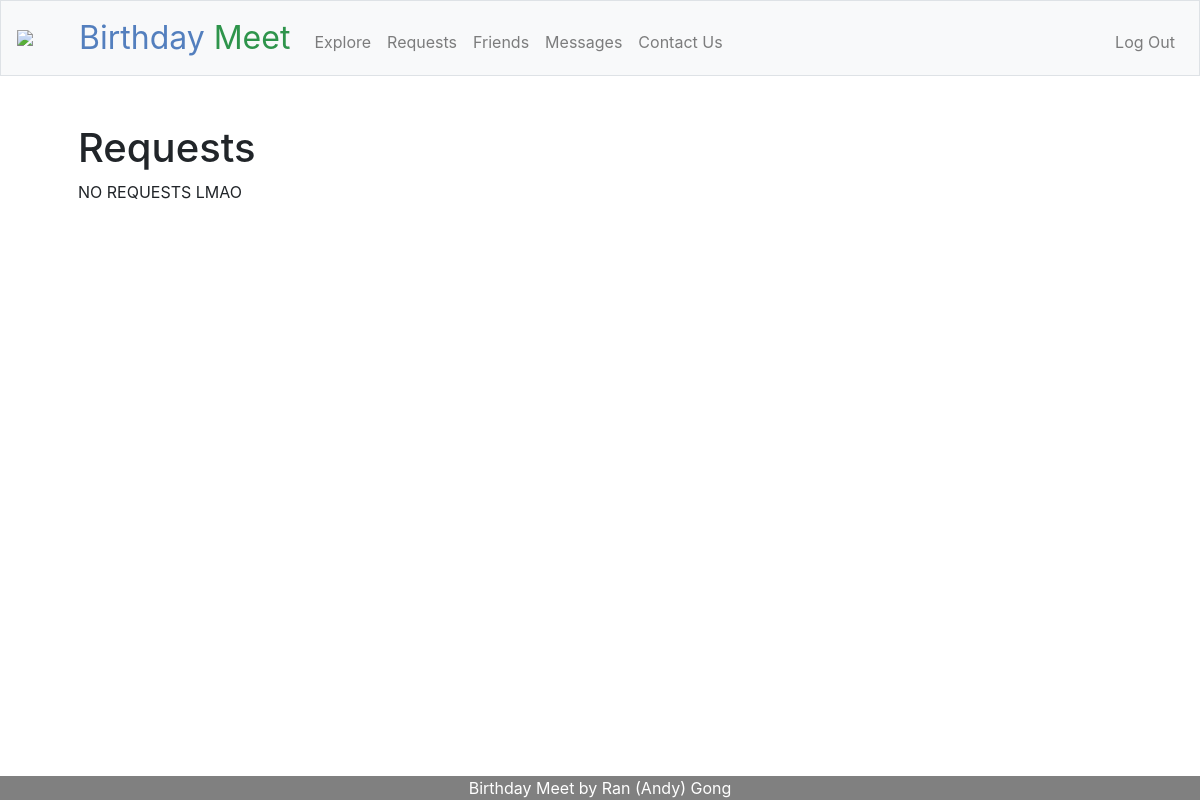
The app's page /requests (signed in), older data.
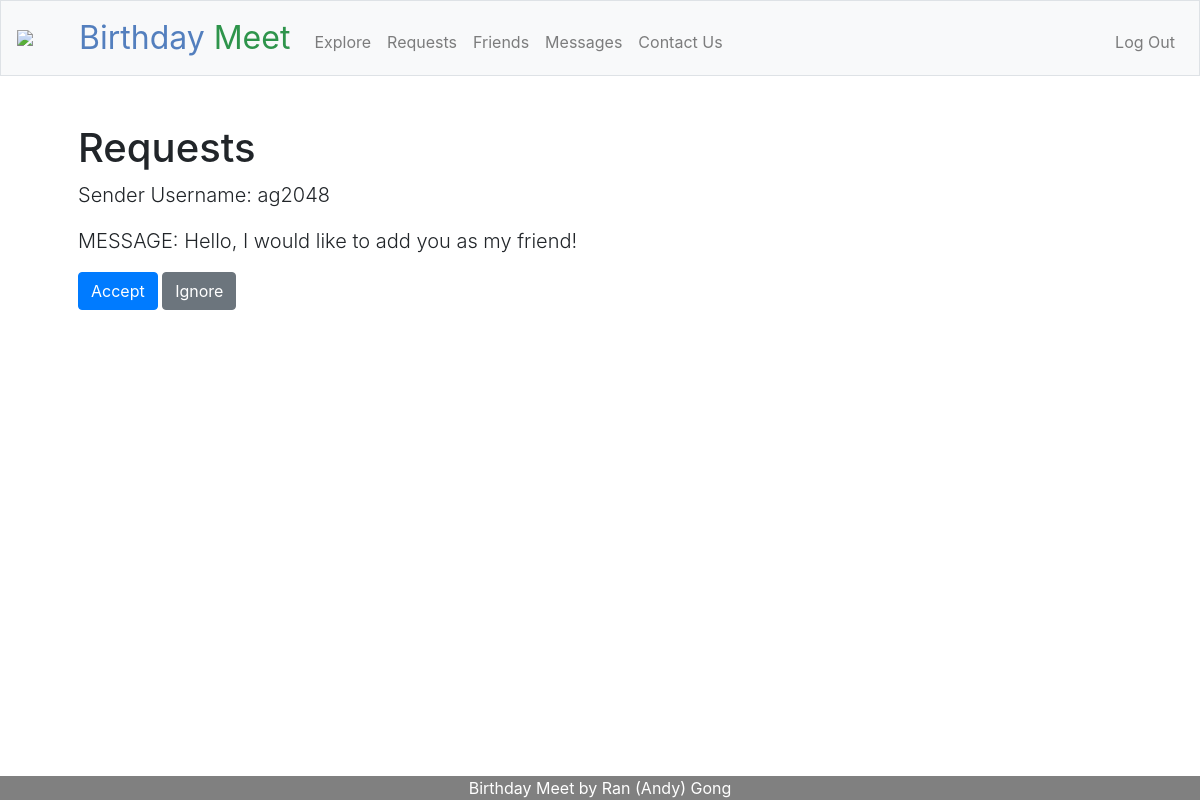
The same page, newer data.
### tables this page shows
CREATE TABLE requests (
id INTEGER,
sender_id INTEGER NOT NULL,
receiver_id INTEGER NOT NULL,
request_message TEXT NOT NULL,
when_sent DATE NOT NULL,
FOREIGN KEY (sender_id) REFERENCES users (id),
FOREIGN KEY (receiver_id) REFERENCES users (id),
PRIMARY KEY(id)
);

CREATE TABLE users (id INTEGER, username TEXT NOT NULL, hash TEXT NOT NULL, month INTEGER NOT NULL, day INTEGER NOT NULL, PRIMARY KEY(id));

### app.py (the view, shortened to what this page needs)
@app.route("/requests", methods=["GET", "POST"])
@login_required
def requests():
    list_of_all_requests = db.execute("SELECT * FROM requests WHERE receiver_id = ?", session.get("user_id"))
    for every_request in list_of_all_requests:
        every_request["sender_username"] = db.execute("SELECT * FROM users WHERE id = ?", every_request["sender_id"])[0]["username"]
    list_of_all_requests.reverse()
    return render_template("requests.html", list_of_all_requests=list_of_all_requests)

### app.py (called while the page is built)
@app.after_request
def after_request(response):
    response.headers["Cache-Control"] = "no-cache, no-store, must-revalidate"
    response.headers["Expires"] = 0
    response.headers["Pragma"] = "no-cache"
    return response

def login_required(f):
    @wraps(f)
    def decorated_function(*args, **kwargs):
        if session.get("user_id") is None:
            flash("You are currently not logged in!")
            return redirect("/login")
        return f(*args, **kwargs)
    return decorated_function

### templates/requests.html (shortened to what this page needs)
{% extends "layout.html" %}
{% block main %}
<h1 class="display-5 fw-bold">Requests</h1>
{% if list_of_all_requests %}
    {% for request in list_of_all_requests %}
        <div class="form-group">
            <form action="/requests" method="post">
                <p class="lead">
                    Sender Username: {{ request.sender_username }}
                </p>
                <p class="lead">
                    MESSAGE: {{ request.request_message }}
                </p>
                <button class="btn btn-primary" type="submit" name="accepts" value="true">Accept</button>
                <button class="btn btn-secondary" type="submit" name="accepts" value="false">Ignore</button>
            </form>
        </div>
    {% endfor %}
{% else %}
    NO REQUESTS LMAO
{% endif %}
{% endblock %}

### templates/layout.html (shortened to what this page needs)
<!DOCTYPE html>
<html lang="en">
    <head>
        <link rel="stylesheet" href="https://cdn.jsdelivr.net/npm/bootstrap@4.5.3/dist/css/bootstrap.min.css">
        <link href="/static/styles.css" rel="stylesheet">
    </head>
    <body>
        <nav class="navbar navbar-expand-md navbar-light bg-light border">
            <a class="navbar-brand" href="/">
                <div class="logo-image">
                    <img src="/static/cake-sign-icon-vector-23782623.jpg" class="img-fluid">
                </div>
            </a>
            <a class="navbar-brand" href="/">
                <span class="blue">Birthday</span> <span class="green">Meet</span>
            </a>
            <div class="collapse navbar-collapse" id="navbar">
                {% if session.user_id %}
                    <ul class="navbar-nav mr-auto mt-2">
                        <li class="nav-item"><a class="nav-link" href="/explore">Explore</a></li>
                        <li class="nav-item"><a class="nav-link" href="/requests">Requests</a></li>
                        <li class="nav-item"><a class="nav-link" href="/friends">Friends</a></li>
                        <li class="nav-item"><a class="nav-link" href="/messages">Messages</a></li>
                        <li class="nav-item"><a class="nav-link" href="/contact">Contact Us</a></li>
                    </ul>
                    <ul class="navbar-nav ml-auto mt-2">
                        <li class="nav-item"><a class="nav-link" href="/logout">Log Out</a></li>
                    </ul>
                {% else %}
                    <ul class="navbar-nav ml-auto mt-2">
                        <li class="nav-item"><a class="nav-link" href="/register">Register</a></li>
                        <li class="nav-item"><a class="nav-link" href="/login">Log In</a></li>
                    </ul>
                {% endif %}
            </div>
        </nav>
        <main class="container p-5">
            {% block main %}{% endblock %}
        </main>
        <footer class="text-center">
            Birthday Meet by Ran (Andy) Gong
        </footer>
    </body>
</html>

### static/styles.css (style rules this page uses)
nav .navbar-brand { font-size: xx-large; }
nav .navbar-brand .blue { color: #537fbe; }
nav .navbar-brand .green { color: #2e944b; }
footer { position: fixed; left: 0; bottom: 0; width: 100%; background-color: grey; color: white; text-align: center; }
.logo-image { width: 46px; height: 46px; border-radius: 30%; overflow: hidden; margin-top: -6px; }

Row changes from the older to the newer data that the page shows:
added requests: sender_username "ag2048", request_message "Hello, I would like to add you as my friend!"
Text that changed along with them:
text no longer shown: "NO REQUESTS LMAO"
